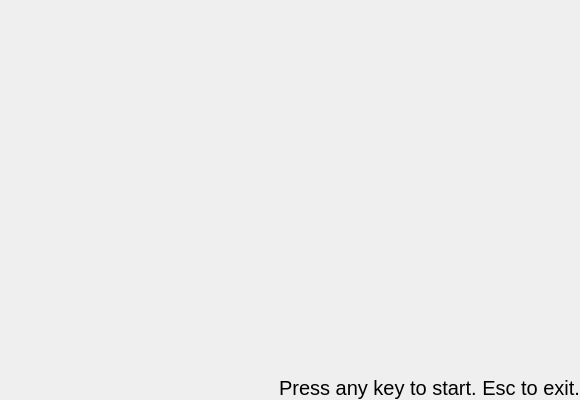
<?xml version="1.0" encoding="UTF-8"?>
<ui version="4.0">
 <class>LoginWindow</class>
 <widget class="QDialog" name="LoginWindow">
  <property name="geometry">
   <rect>
    <x>0</x>
    <y>0</y>
    <width>580</width>
    <height>400</height>
   </rect>
  </property>
  <property name="windowTitle">
   <string>Dialog</string>
  </property>
  <layout class="QGridLayout" name="gridLayout_2">
   <property name="leftMargin">
    <number>0</number>
   </property>
   <property name="topMargin">
    <number>0</number>
   </property>
   <property name="rightMargin">
    <number>0</number>
   </property>
   <property name="bottomMargin">
    <number>0</number>
   </property>
   <item row="0" column="0">
    <layout class="QGridLayout" name="gridLayout">
     <item row="0" column="0" colspan="2">
      <widget class="QLabel" name="lblCover">
       <property name="sizePolicy">
        <sizepolicy hsizetype="Expanding" vsizetype="Expanding">
         <horstretch>0</horstretch>
         <verstretch>0</verstretch>
        </sizepolicy>
       </property>
       <property name="text">
        <string/>
       </property>
       <property name="pixmap">
        <pixmap resource="src.qrc">:/Images/Covers/LoginCover_S.png</pixmap>
       </property>
      </widget>
     </item>
     <item row="1" column="0" colspan="2">
      <widget class="QLabel" name="label">
       <property name="sizePolicy">
        <sizepolicy hsizetype="Minimum" vsizetype="Minimum">
         <horstretch>0</horstretch>
         <verstretch>0</verstretch>
        </sizepolicy>
       </property>
       <property name="font">
        <font>
         <pointsize>15</pointsize>
         <weight>50</weight>
         <bold>false</bold>
        </font>
       </property>
       <property name="text">
        <string>Press any key to start. Esc to exit.</string>
       </property>
       <property name="alignment">
        <set>Qt::AlignRight|Qt::AlignTrailing|Qt::AlignVCenter</set>
       </property>
      </widget>
     </item>
    </layout>
   </item>
  </layout>
 </widget>
 <resources>
  <include location="src.qrc"/>
 </resources>
 <connections/>
</ui>
